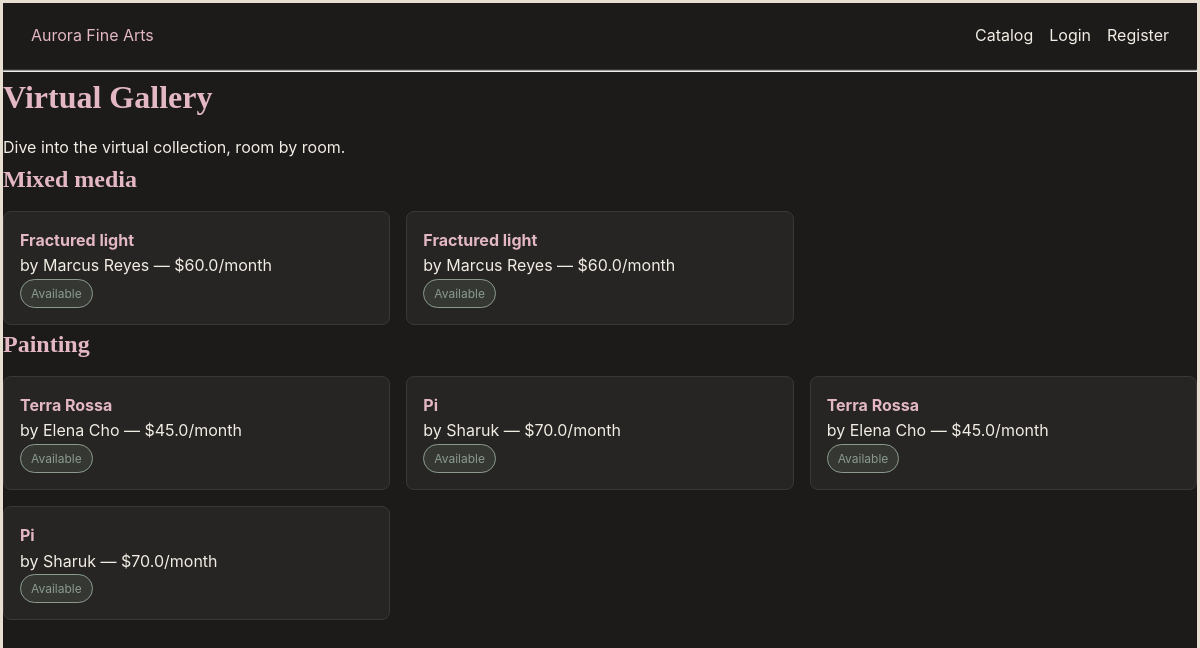
Screenshot of /visit with the database file from the repository.
### models.py (models this page shows, shortened)
class Artwork(db.Model):
    id = db.Column(db.Integer, primary_key=True)
    title = db.Column(db.String(150), nullable=False)
    artist_name = db.Column(db.String(150), nullable=False)
    category = db.Column(db.String(80))
    price_per_month = db.Column(db.Float, nullable=False)
    is_available = db.Column(db.Boolean, default=True)
    image_url = db.Column(db.String(300))
    description = db.Column(db.Text)

### app.py (the view)
@app.route("/visit")
def visit():
    artworks = Artwork.query.all()
    rooms = {}
    for art in artworks:
        rooms.setdefault(art.category, []).append(art)
    return render_template("visit.html", rooms=rooms)

### templates/visit.html (shortened to what this page needs)
{% extends "base.html" %}
{% block content %}
    <h1>Virtual Gallery</h1>
    <p>Dive into the virtual collection, room by room.</p>
    {% for category, artworks_in_room in rooms.items() %}
        <h2 class="room-title">{{ category }}</h2>
        <div class="catalog-grid">
            {% for art in artworks_in_room %}
                <div class="artwork-card">
                    <a href="/artwork/{{ art.id }}"><strong>{{ art.title }}</strong></a>
                    <p>by {{ art.artist_name }} — ${{ art.price_per_month }}/month</p>
                    {% if art.is_available %}
                        <span class="badge">Available</span>
                    {% else %}
                        <span class="badge" style="border-color:#A39C8E; color:#A39C8E; background:rgba(163,156,142,0.15);">Not available</span>
                    {% endif %}
                </div>
            {% endfor %}
        </div>
    {% endfor %}
{% endblock %}

### templates/base.html (shortened to what this page needs)
<!DOCTYPE html>
<html>
<head>
    <link rel="stylesheet" href="{{ url_for('static', filename='css/style.css') }}">
</head>
<body>
    <nav>
        <div class="nav-brand">
            <a href="/">Aurora Fine Arts</a>
        </div>
        <div class="nav-links" id="nav-links">
            <a href="/">Catalog</a>
            {% if current_user.is_authenticated %}
                {% if current_user.is_admin %}
                    <span class="welcome-msg">Welcome, {{ current_user.name }} (Admin)</span>
                {% else %}
                    <span class="welcome-msg">Welcome, {{ current_user.name }}</span>
                {% endif %}
                <a href="/my-rentals">My rentals</a>
                {% if current_user.is_admin %}
                    <a href="/admin/rentals">Admin</a>
                    <a href="/admin/artworks/add">Add Artwork</a>
                {% endif %}
                <a href="/logout">Logout</a>
            {% else %}
                <a href="/login">Login</a>
                <a href="/register">Register</a>
            {% endif %}
        </div>
    </nav>
    <hr>
    {% block content %}{% endblock %}
</body>
</html>

### static/css/style.css (style rules this page uses)
* { margin: 0; padding: 0; box-sizing: border-box; }
body { font-family: 'Inter', -apple-system, sans-serif; background-color: #1C1B1A; color: #F2EDE4; line-height: 1.6; border: 3px solid #E8DFD3; min-height: 100vh; }
h1, h2 { font-family: 'Playfair Display', serif; color: #E3B8C4; margin-bottom: 12px; }
a { color: #E3B8C4; text-decoration: none; }
nav { display: flex; align-items: center; justify-content: space-between; padding: 20px 28px; border-bottom: 1px solid #3A3835; position: relative; }
.nav-links { display: flex; gap: 16px; }
.nav-links a { color: #F2EDE4; }
.artwork-card { background: #262523; border: 1px solid #3A3835; border-radius: 8px; padding: 16px; margin-bottom: 16px; }
.badge { display: inline-block; font-size: 12px; padding: 4px 10px; border-radius: 999px; border: 1px solid #8A9B8E; color: #8A9B8E; background: rgba(138, 155, 142, 0.15); }
.catalog-grid { display: grid; grid-template-columns: repeat(3, 1fr); gap: 16px; }
.catalog-grid .artwork-card { margin-bottom: 0; }

### rows the page displays
Artwork: category "Mixed media", title "Fractured light", artist_name "Marcus Reyes", price_per_month "60.0", is_available "Available"
Artwork: title "Fractured light", artist_name "Marcus Reyes", price_per_month "60.0", is_available "Available"
Artwork: category "Painting", title "Terra Rossa", artist_name "Elena Cho", price_per_month "45.0", is_available "Available"
Artwork: title "Pi", artist_name "Sharuk", price_per_month "70.0", is_available "Available"
Artwork: title "Terra Rossa", artist_name "Elena Cho", price_per_month "45.0", is_available "Available"
Artwork: title "Pi", artist_name "Sharuk", price_per_month "70.0", is_available "Available"
